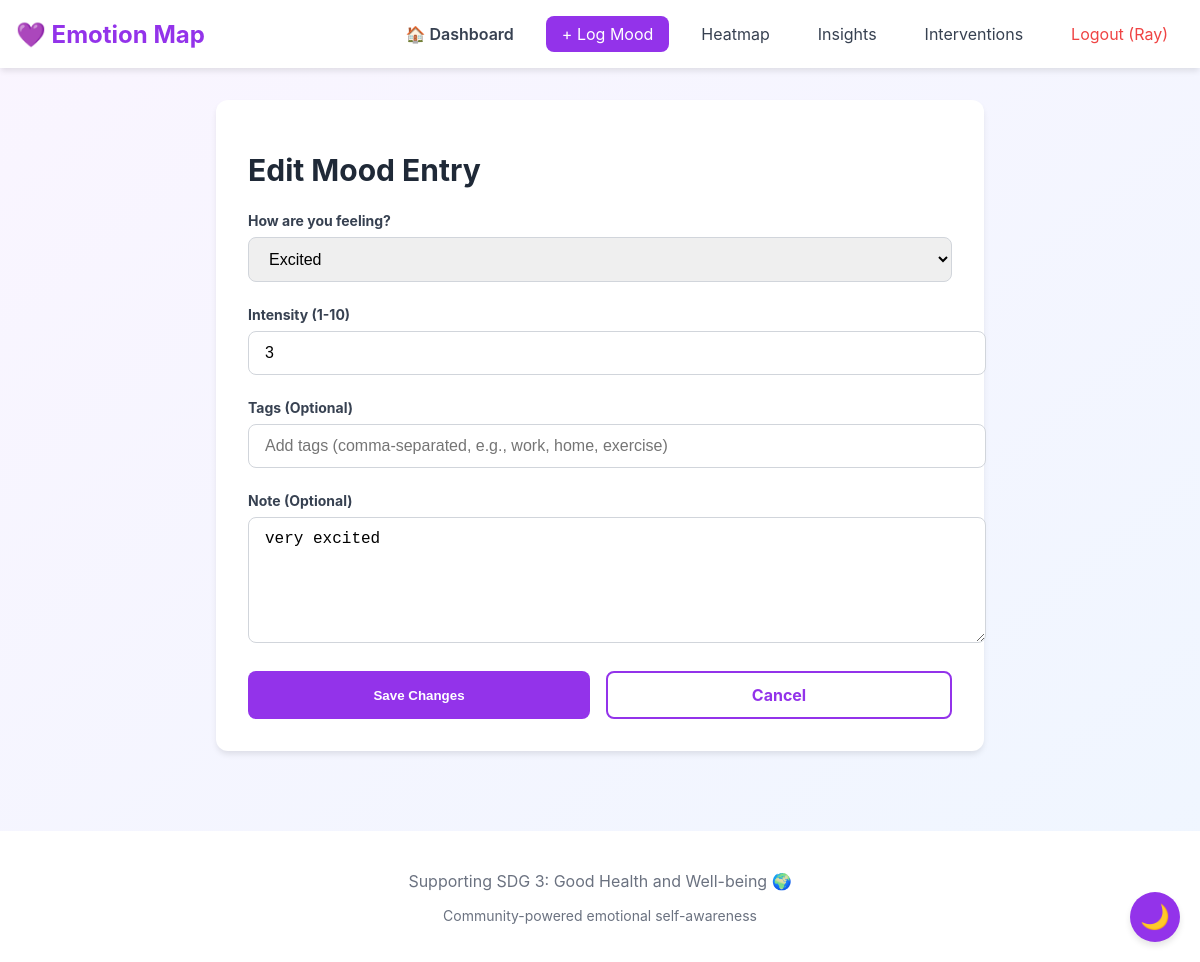
The app's page /mood/edit/86/ (signed in) with its own data.
### core/models.py (models this page shows, shortened)
class Mood(models.Model):
    EMOTION_CHOICES = [
        ('joy', 'Joy'),
        ('sadness', 'Sadness'),
        ('anxiety', 'Anxiety'),
        ('anger', 'Anger'),
        ('fear', 'Fear'),
        ('disgust', 'Disgust'),
        ('surprise', 'Surprise'),
        ('neutral', 'Neutral'),
        ('excited', 'Excited'),
        ('calm', 'Calm'),
    ]
    user = models.ForeignKey(User, on_delete=models.CASCADE, null=True, blank=True)  # NEW: Link to user
    emotion = models.CharField(max_length=20, choices=EMOTION_CHOICES)
    intensity = models.IntegerField(
        validators=[MinValueValidator(1), MaxValueValidator(10)],
        help_text="Rate intensity from 1 (low) to 10 (high)"
    )
    note = models.TextField(blank=True, null=True, max_length=500)
    tags = models.ManyToManyField(Tag, blank=True)
    timestamp = models.DateTimeField(default=timezone.now)
    created_at = models.DateTimeField(auto_now_add=True)
    suggested_intervention = models.ForeignKey(
        Intervention,
        on_delete=models.SET_NULL,
        null=True,
        blank=True,
        related_name='mood_logs'
    )
    class Meta:
        ordering = ['-timestamp']

### core/views.py (the view)
# urls.py: path('mood/edit/<int:mood_id>/', views.edit_mood, name='edit_mood'),
@login_required
def edit_mood(request, mood_id):
    mood = get_object_or_404(Mood, id=mood_id, user=request.user)
    if request.method == 'POST':
        form = MoodForm(request.POST, instance=mood)
        if form.is_valid():
            form.save()
            return redirect('dashboard')
    else:
        form = MoodForm(instance=mood)
    return render(request, 'edit_mood.html', {'form': form, 'mood': mood})

### core/forms.py (shortened to what this page needs)
class MoodForm(forms.ModelForm):
    tags = forms.CharField(
        required=False,
        widget=forms.TextInput(attrs={
            'placeholder': 'Add tags (comma-separated, e.g., work, home, exercise)',
            'class': 'form-input'
        }),
        help_text="Optional: Add context tags"
    )
    class Meta:
        model = Mood
        fields = ['emotion', 'intensity', 'note']
        widgets = {
            'emotion': forms.Select(attrs={
                'class': 'form-select'
            }),
            'intensity': forms.NumberInput(attrs={
                'class': 'form-input',
                'min': '1',
                'max': '10'
            }),
            'note': forms.Textarea(attrs={
                'rows': 3,
                'placeholder': 'Optional: Add a brief note about what you\'re experiencing...',
                'class': 'form-textarea'
            }),
        }

### core/templates/edit_mood.html (shortened to what this page needs)
{% extends 'base.html' %}
{% block content %}
<div style="max-width: 48rem; margin: 0 auto;">
    <div class="card card-large">
        <h1 style="font-size: 1.875rem; font-weight: bold; color: #1f2937; margin-bottom: 1.5rem;">Edit Mood Entry</h1>
        <form method="post">
            <div class="form-group">
                <label class="form-label">How are you feeling?</label>
                {{ form.emotion }}
            </div>
            <div class="form-group">
                <label class="form-label">Intensity (1-10)</label>
                {{ form.intensity }}
            </div>
            <div class="form-group">
                <label class="form-label">Tags (Optional)</label>
                {{ form.tags }}
            </div>
            <div class="form-group">
                <label class="form-label">Note (Optional)</label>
                {{ form.note }}
            </div>
            <div style="display: flex; gap: 1rem;">
                <button type="submit" class="btn btn-primary" style="flex: 1;">
                    Save Changes
                </button>
                <a href="{% url 'dashboard' %}" class="btn btn-secondary" style="flex: 1; text-align: center;">
                    Cancel
                </a>
            </div>
        </form>
    </div>
</div>
{% endblock %}

### core/templates/base.html (shortened to what this page needs)
{% load static %}
<!DOCTYPE html>
<html lang="en">
<head>
    <link rel="stylesheet" href="{% static 'css/main.css' %}">
</head>
<body>
    <nav>
        <div class="nav-container">
            <a href="{% url 'home' %}" class="nav-logo">💜 Emotion Map</a>
            <div class="nav-links">
                {% if user.is_authenticated %}
                    <a href="{% url 'dashboard' %}" class="nav-link" style="font-weight: 600;">🏠 Dashboard</a>
                    <a href="{% url 'log_mood' %}" class="nav-link-primary">+ Log Mood</a>
                    <a href="{% url 'heatmap' %}" class="nav-link">Heatmap</a>
                    <a href="{% url 'insights_dashboard' %}" class="nav-link">Insights</a>
                    <a href="{% url 'interventions_list' %}" class="nav-link">Interventions</a>
                    <a href="{% url 'logout' %}" class="nav-link" style="color: #ef4444;">Logout ({{ user.username }})</a>
                {% else %}
                    <a href="{% url 'interventions_list' %}" class="nav-link">Interventions</a>
                    <a href="{% url 'login' %}" class="nav-link">Login</a>
                    <a href="{% url 'register' %}" class="nav-link-primary">Sign Up</a>
                {% endif %}
            </div>
        </div>
    </nav>
    <main>
        {% block content %}{% endblock %}
    </main>
    <footer>
        <p>Supporting SDG 3: Good Health and Well-being 🌍</p>
        <p style="font-size: 0.875rem; margin-top: 0.5rem;">Community-powered emotional self-awareness</p>
    </footer>
</body>
</html>

### static/css/main.css (style rules this page uses)
body { font-family: 'Inter', -apple-system, BlinkMacSystemFont, 'Segoe UI', sans-serif; margin: 0; padding: 0; background: linear-gradient(to bottom right, #faf5ff, #eff6ff); min-height: 100vh; }
nav { background: white; box-shadow: 0 4px 6px -1px rgba(0, 0, 0, 0.1); }
.nav-container { max-width: 1280px; margin: 0 auto; padding: 1rem; display: flex; justify-content: space-between; align-items: center; }
.nav-logo { font-size: 1.5rem; font-weight: bold; color: #9333ea; text-decoration: none; }
.nav-links { display: flex; gap: 1rem; }
.nav-link { padding: 0.5rem 1rem; color: #374151; text-decoration: none; transition: color 0.2s; }
.nav-link-primary { padding: 0.5rem 1rem; background: #9333ea; color: white; text-decoration: none; border-radius: 0.5rem; transition: background 0.2s; }
main { max-width: 1280px; margin: 0 auto; padding: 2rem 1rem; }
footer { background: white; margin-top: 3rem; padding: 1.5rem; text-align: center; color: #6b7280; }
.card { background: white; padding: 1.5rem; border-radius: 0.75rem; box-shadow: 0 4px 6px -1px rgba(0, 0, 0, 0.1); }
.card-large { padding: 2rem; }
.form-group { margin-bottom: 1.5rem; }
.form-label { display: block; font-size: 0.875rem; font-weight: bold; color: #374151; margin-bottom: 0.5rem; }
.form-input, .form-select, .form-textarea { width: 100%; padding: 0.75rem 1rem; border: 1px solid #d1d5db; border-radius: 0.5rem; font-size: 1rem; transition: border-color 0.2s, box-shadow 0.2s; }
.form-textarea { resize: vertical; min-height: 100px; }
.btn { padding: 0.75rem 1.5rem; font-weight: bold; border-radius: 0.5rem; border: none; cursor: pointer; text-decoration: none; display: inline-block; transition: all 0.2s; }
.btn-primary { background: #9333ea; color: white; }
.btn-secondary { background: white; color: #9333ea; border: 2px solid #9333ea; }

### records on screen
Mood: emotion "Excited", intensity "3", note "very excited"

### other values on screen
{{ user.username }} "Ray"
